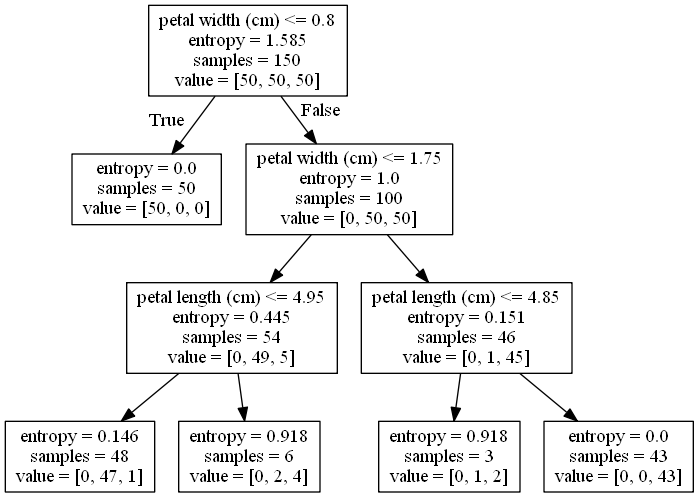

Here is the Python script that generated this plot:
from sklearn.datasets import load_iris
import matplotlib.pyplot as plt
import io
from sklearn.tree import DecisionTreeClassifier
import pydot
from IPython.core.display import Image
from sklearn.tree import export_graphviz
from sklearn.datasets import load_iris
from sklearn.tree import DecisionTreeClassifier


data = load_iris()
y = data.target
X = data.data[:,2:] # 꽃잎의 길이와 폭

feature_names = data.feature_names[2:]

# 앤트로피가 작을수로 규칙이 있다.
tree1 = DecisionTreeClassifier(criterion='entropy', max_depth=1,
                                  random_state=0) # 앤트로피가 작은것을 우선으로
tree1.fit(X,y)
def draw_decision_tree(model, name):
    dot_buf = io.StringIO() # 이미지 파일 버퍼

    # 다이어그램을 이미미 파일로 출력
    export_graphviz(model, out_file=dot_buf, feature_names=feature_names)
    graph = pydot.graph_from_dot_data(dot_buf.getvalue())[0]
    image = graph.create_png() # 이미지 객체..
    f = open(name, "wb")
    f.write(image)
    f.close()

    return Image(image)
draw_decision_tree(tree1, 'tree1.png')


from sklearn.metrics import confusion_matrix
print(confusion_matrix(y, tree1.predict(X)))


tree2 = DecisionTreeClassifier(criterion='entropy', max_depth=2,
                                  random_state=0) # 앤트로피가 작은것을 우선으로
tree2.fit(X,y)
draw_decision_tree(tree2, 'tree2.png')
print(confusion_matrix(y, tree2.predict(X)))

tree3 = DecisionTreeClassifier(criterion='entropy', max_depth=3,
                                  random_state=0).fit(X,y) # 앤트로피가 작은것을 우선으로
draw_decision_tree(tree3, 'tree3.png')
print(confusion_matrix(y, tree3.predict(X)))
